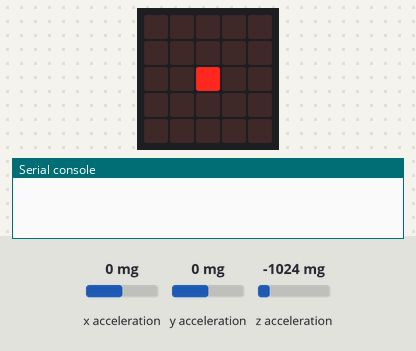
Simulated run of this program. Board: BBC micro:bit running MicroPython. Shown: the board's 5×5 LED display, the last lines printed to the serial console. Inputs (shaded band) come from the test bench; at power-on: y acceleration 0 mg, x acceleration 0 mg, z acceleration -1024 mg.

Above: at 1.2 s.
1.3 s: y acceleration set to -1440 mg
At 2.6 s:
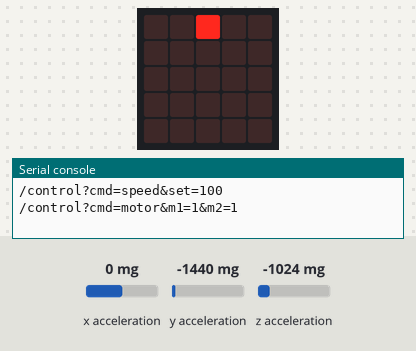
3.0 s: x acceleration set to -1440 mg
At 4.2 s:
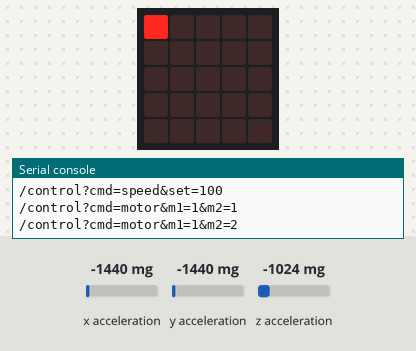
4.5 s: x acceleration set to 750 mg
At 5.7 s:
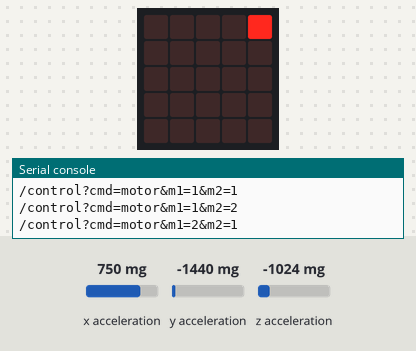
6.0 s: y acceleration set to 0 mg
At 6.3 s:
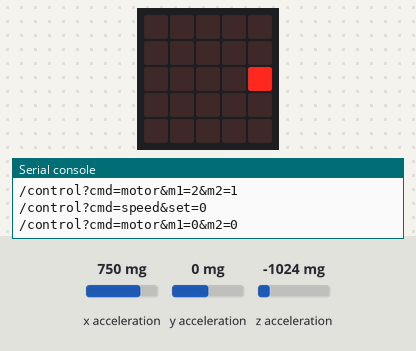
7.5 s: x acceleration set to -750 mg
At 7.9 s:
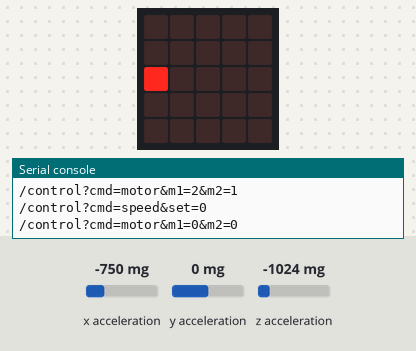
9.0 s: y acceleration set to 750 mg
At 9.6 s:
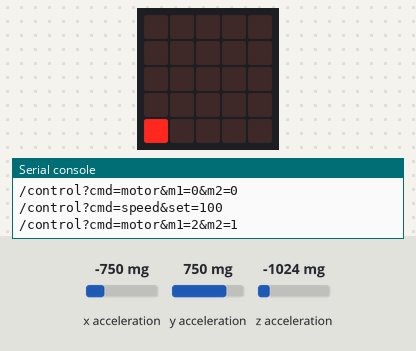
Timing chart, 0 to 11.5 s (numbered marks = the images above; inputs shaded):
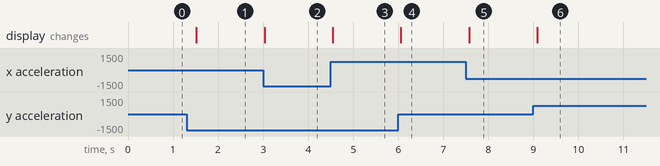

Measured:
- after the input at 1.3 s, the display: changes after 0.22 s (image 1)
- after the input at 3.0 s, the display: changes at once (image 2)
- after the input at 4.5 s, the display: changes at once (image 3)
- after the input at 6.0 s, the display: changes after 0.06 s (image 4)
- after the input at 7.5 s, the display: changes after 0.07 s (image 5)
- after the input at 9.0 s, the display: changes after 0.08 s (image 6)

The program:

microbit-webrobot.py
```python
from microbit import *

# Gets direction of accelerometer and convert into url
# which is sent via serial port to a PC proxy
# The PC performs a wget and confirms response

# time to wait betweeen samples - in ms
delay = 500
# translate to left sharp, left gentle, no change, right gentle anything > right sharp
x_positions = [-500, -200, 200, 500]
# y has more positions to allow finer control, but only displayed as 5 steps on led display
# translates to 10 forward, 8 , 6 , 4, stop, 4, 6, 8, 10 reverse
y_positions = [-500, -400, -300, -200, 200, 300, 400, 500]

# Array of speed to send
speed_percent = [0, 40, 60, 80, 100]

# Read from accelerometer and convert into a direction
# returns x (-2 to 2) y (-4 to 4)
def get_direction():
    x, y, z = accelerometer.get_values()
    # send to serial port
    # print ("Values are x: " + str(x) + " y: " + str(y) + " z: " + str(z))

    # convert x into -2 to +2
    # First set to the top end of the range (if other conditions not met)
    x_val = 2
    for i in range (0, 4) :
        if (x < x_positions[i]):
            x_val = i - 2
            break
    y_val = 4
    for i in range (0, 8) :
        if (y < y_positions[i]):
            y_val = i - 4
            break
    # convert y into + for forward and - for backwards
    y_val = y_val * -1

    return (x_val, y_val)


# shows status as a dot on the microbit display
def show_status(x, y):
    # show x and y on LED display
    # set all to 0
    display.clear()
    display.set_pixel(x+2, int(y* -0.5)+2, 9)


# Convert speed y value to % speed, direction
# if forward 1 then increase to 20 (or maintain speed), forward 2 = +10 (to 100)
def speed_change(y) :
    # stop
    if (y == 0) :
        return (0, 0)
    #reverse
    if (y < 0) :
        direction = -1
        # make speed positive
        y = y * -1
    else :
        direction = 1

    # convert speed to %
    speed = speed_percent[y]

    return (speed, direction)


def motor_change (x, direction) :
    if (direction == 0) :
        return (0, 0)
    # when 0 then both forward or reverse
    if (x ==0) :
        # forward (1)
        if (direction > 0): return (1, 1)
        # reverse (2)
        else: return (2, 2)
    # when +2 or -2 then that side goes reverse and opposite side goes forward
    # when +1 or -1 then that side stop and opposite side goes forward
    if (x == 2) :
        if (direction > 0): return (2, 1)
        else: return (1, 2)
    if (x == 1) :
        if (direction > 0): return (0, 1)
        else: return (0, 2)
    if (x == -1) :
        if (direction > 0): return (1, 0)
        else: return (2, 0)
    if (x == -2) :
        if (direction > 0): return (1, 2)
        else: return (2, 1)
    # catch anything else and return stop
    return (0, 0)

def send_speed (speed):
    print ("/control?cmd=speed&set="+str(speed))


def send_motor (m1, m2):
    print ("/control?cmd=motor&m1="+str(m1)+"&m2="+str(m2))


def run():
    # Speed is % of max power start speed at 0
    speed = 0
    # direction = -1 for reverse, 1 for forward or 0 for stop
    direction = 0
    # motor values
    m1 = 0
    m2 = 0
    # send initial state
    while True:
        # Store old values - only send msg if changed
        old_speed = speed
        old_direction = direction
        old_m1 = m1
        old_m2 = m2
        x, y = get_direction()
        show_status (x, y)
        # print ("X " + str (x) + " , Y " + str(y))
        speed, direction = speed_change(y)
        m1, m2 = motor_change (x, direction)

        # if changed then send cmd
        if (speed != old_speed) : send_speed (speed)
        if (m1 != old_m1 or m2 != old_m2) : send_motor (m1, m2)

        sleep (delay)

run()
```
